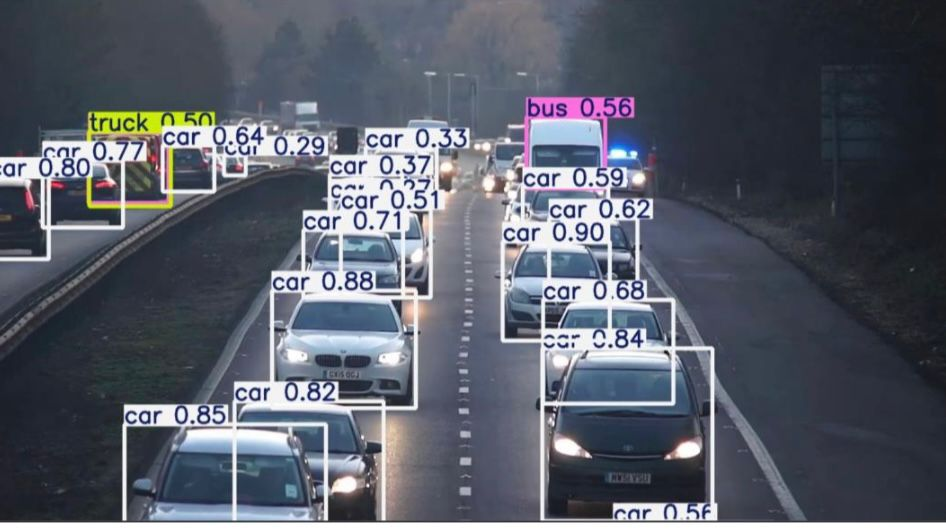
#> input picture 1.jpeg, 946 x 529 px
$ python -i preprocess.py   (imports and definitions only)
#> lines starting #> are read from the running program, lines starting #| are printed output that depends on the picture; after the words box and inside, x2 and y2 are one past the last pixel; in counts of white or black regions, pixels touching at a corner belong together
#> further down, picture is the input picture: shape (529, 946, 3); mean B, G, R 103.8, 92.1, 87.2
import cv2
import numpy as np
def get_grayscale(image):
    """Converts image to grayscale for simpler processing."""
    return cv2.cvtColor(image, cv2.COLOR_BGR2GRAY)
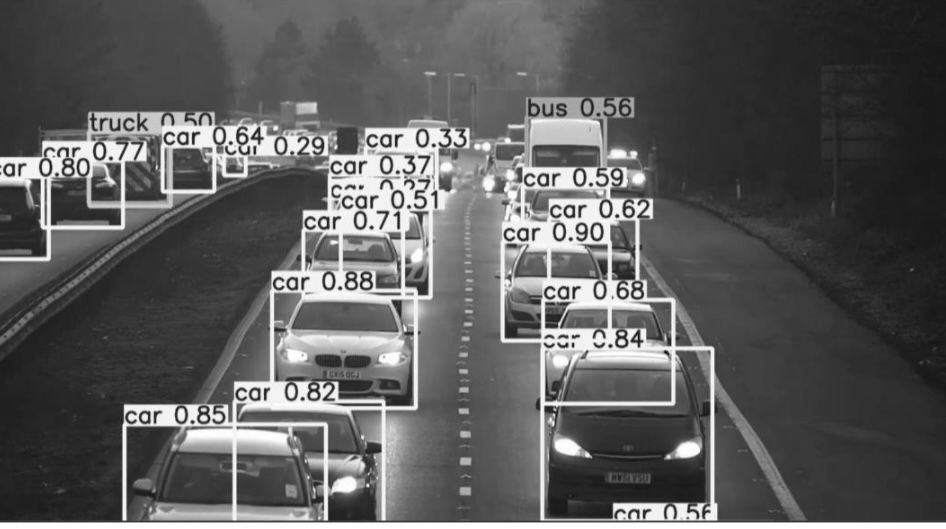
#> returned value: shape (529, 946); min 12, max 255, mean 91.9

def reduce_noise(image):
    """
    Applies Bilateral Filtering.
    Unlike Gaussian blur, it removes noise while preserving the
    sharp edges of the alphanumeric characters.
    """
    return cv2.bilateralFilter(image, 11, 17, 17)

def enhance_contrast(image):
    """
    Applies CLAHE (Contrast Limited Adaptive Histogram Equalization).
    This is highly effective for Indian plates under bright sunlight
    or low-light glare.
    """
    clahe = cv2.createCLAHE(clipLimit=2.0, tileGridSize=(8,8))
    return clahe.apply(image)
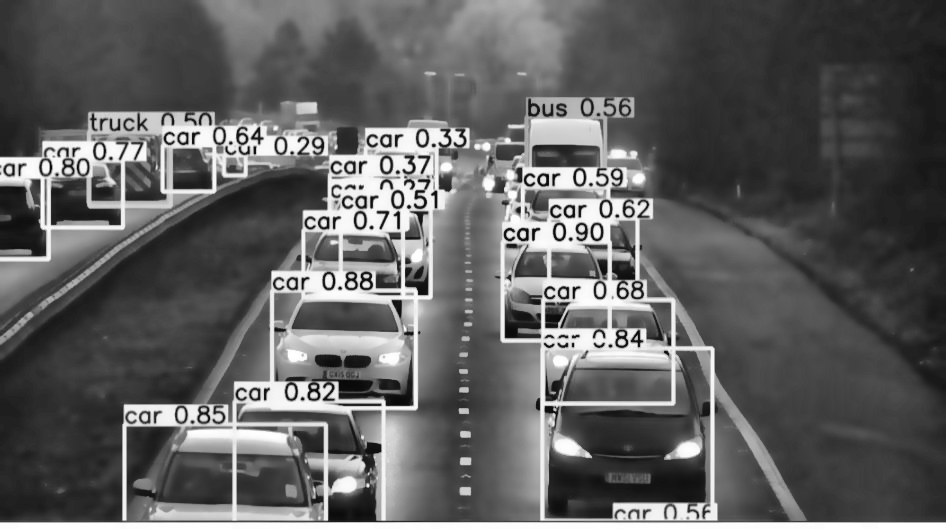
#> returned value: shape (529, 946); min 6, max 255, mean 95.9

def thresholding(image):
    """
    Converts to a binary (black and white) image.
    Using Adaptive Thresholding helps when one part of the plate is
    shadowed and the other is bright.
    """
    return cv2.adaptiveThreshold(image, 255, cv2.ADAPTIVE_THRESH_GAUSSIAN_C,
                                 cv2.THRESH_BINARY, 11, 2)
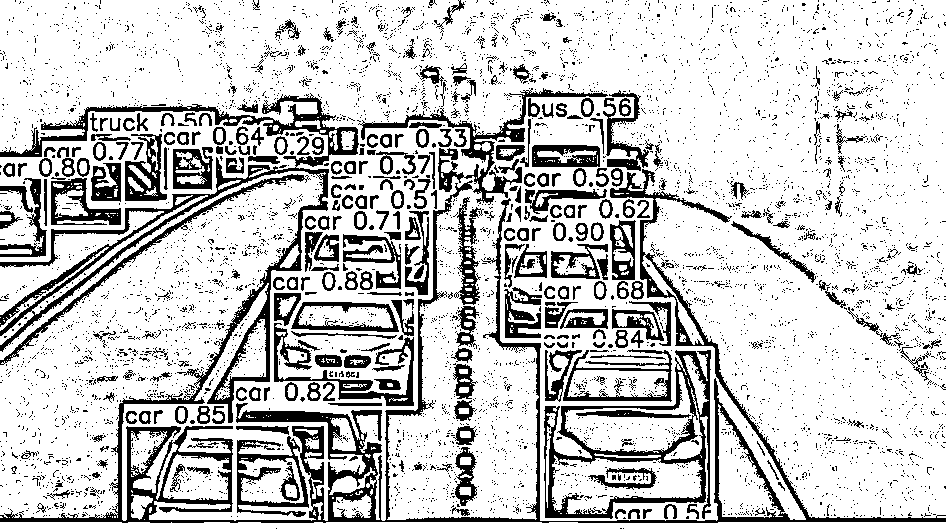
#> returned value: shape (529, 946); 79.1% white; 5585 black regions (5243 under 20 px), largest, box (x1, y1, x2, y2) and area: (0, 93, 946, 523) 31326, (544, 350, 711, 519) 5465, (358, 88, 608, 205) 3217

def prepare_for_ocr(plate_img):
    """
    The full pipeline as described in your 'Methodology' section.
    1. Grayscale -> 2. Noise Reduction -> 3. Contrast -> 4. Threshold
    """
    gray = get_grayscale(plate_img)
    smooth = reduce_noise(gray)
    contrast = enhance_contrast(smooth)
    # You can return 'contrast' or 'thresh' depending on which
    # performs better with your specific OCR (EasyOCR/PaddleOCR)
    thresh = thresholding(contrast)

    return thresh

>>> import cv2
>>> picture = cv2.imread('../1.jpeg')
>>> result = prepare_for_ocr(picture)

$ run again, on 2.jpeg
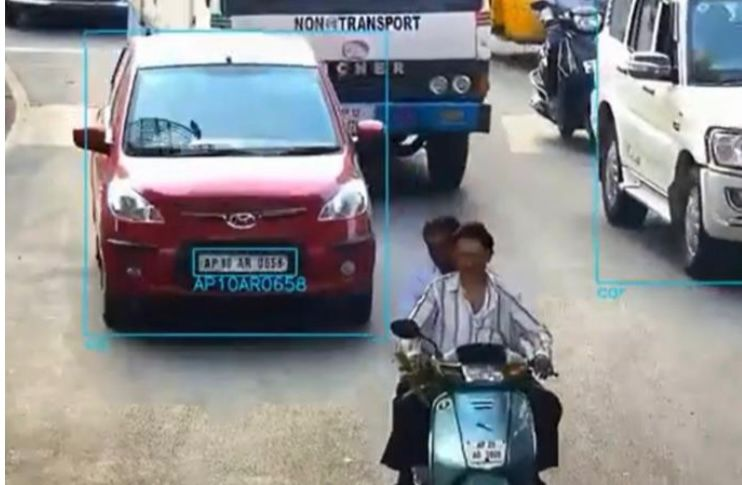
#> input picture 2.jpeg, 742 x 485 px
#> picture is the input picture: shape (485, 742, 3); mean B, G, R 141.6, 139.3, 138.3
#> in enhance_contrast, `return clahe.apply(image)`:
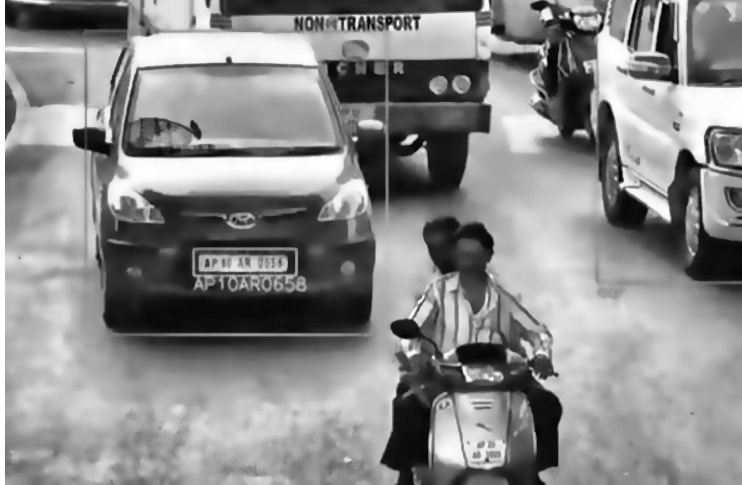
#> returned value: shape (485, 742); min 3, max 255, mean 137.9
#> in thresholding, `return cv2.adaptiveThreshold(image, 255, cv2.ADAPTIVE_THRESH_GAUSSIAN_..`:
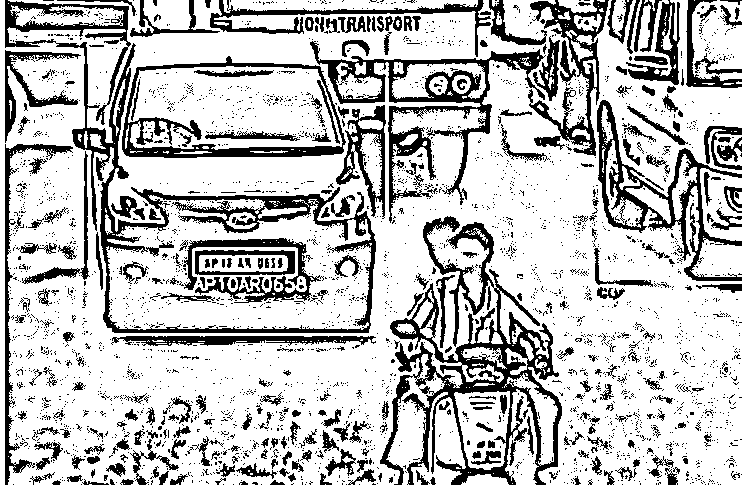
#> returned value: shape (485, 742); 75.2% white; 3313 black regions (3008 under 20 px), largest, box (x1, y1, x2, y2) and area: (380, 216, 562, 485) 11958, (5, 0, 376, 333) 11498, (310, 41, 546, 223) 6590

$ run again, on 3.jpeg
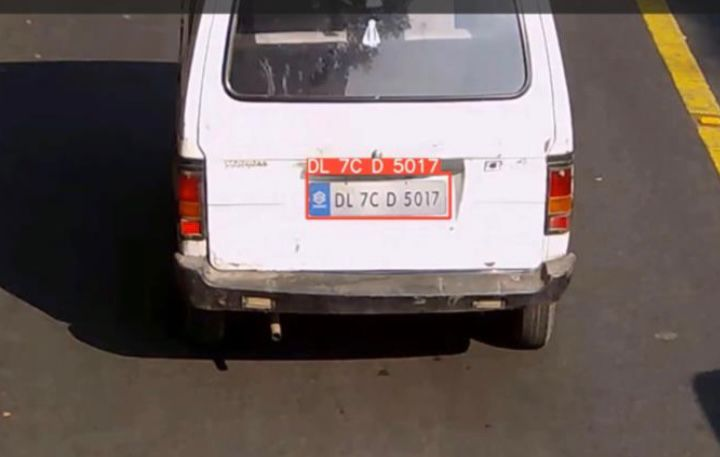
#> input picture 3.jpeg, 720 x 457 px
#> picture is the input picture: shape (457, 720, 3); mean B, G, R 96.4, 99, 110.1
#> in enhance_contrast, `return clahe.apply(image)`:
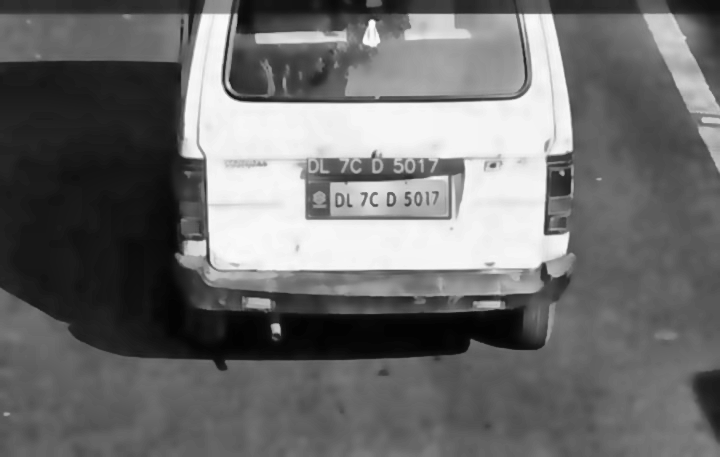
#> returned value: shape (457, 720); min 2, max 251, mean 109.8
#> in thresholding, `return cv2.adaptiveThreshold(image, 255, cv2.ADAPTIVE_THRESH_GAUSSIAN_..`:
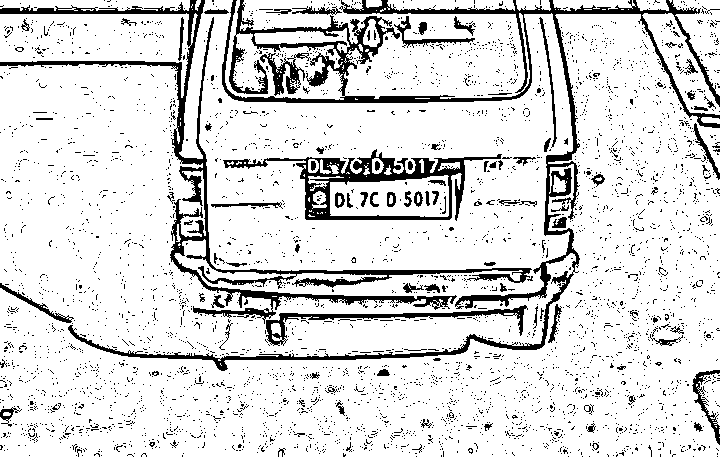
#> returned value: shape (457, 720); 86.3% white; 4000 black regions (3898 under 20 px), largest, box (x1, y1, x2, y2) and area: (68, 0, 720, 371) 13886, (0, 0, 532, 324) 9134, (223, 149, 502, 221) 4277
